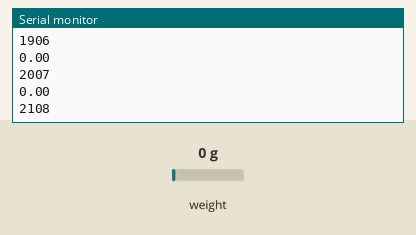
This sketch was run on a simulated Arduino Uno, built with avr-gcc and run on an emulated ATmega328P. Parts: the last lines printed to the serial monitor. Inputs (shaded band) come from the test bench; at power-on: weight on the scale 0 g.

Above: at 2.2 s.
2.3 s: weight on the scale set to 100 g
At 2.32 s:
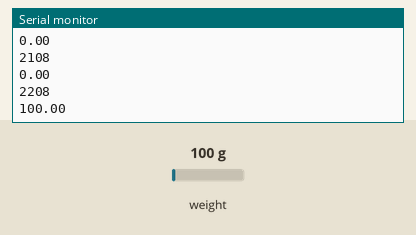
3.8 s: weight on the scale set to 1250 g
At 3.83 s:
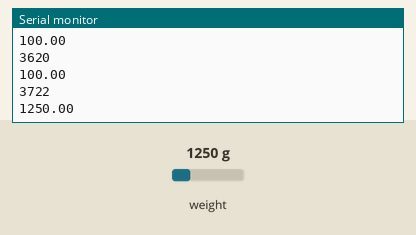
Timing chart, 0 to 6.8 s (numbered marks = the images above; inputs shaded):
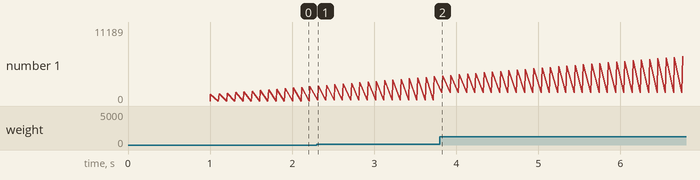

Measured:
- after the input at 2.3 s, the serial monitor: prints a new line at once (image 1)
- plotted number 1: 2208 → 3722 after the input at 2.3 s

The sketch:

time_weight.ino
```cpp
#include "HX711.h"

#define calibration_factor -1050.0 //This value is obtained using the SparkFun_HX711_Calibration sketch

#define DOUT  3
#define CLK  2
unsigned long time;
HX711 scale(DOUT, CLK);
void setup() {
  Serial.begin(9600);
  Serial.println("HX711 scale demo");

  scale.set_scale(calibration_factor);
  scale.tare(); //Assuming there is no weight on the scale at start up, reset the scale to 0


  Serial.println(time);
}

void loop() {

  time = millis();
  Serial.println(time);
  Serial.println(scale.get_units(), 2); //scale.get_units() returns a float
  Serial.println();
}
```
